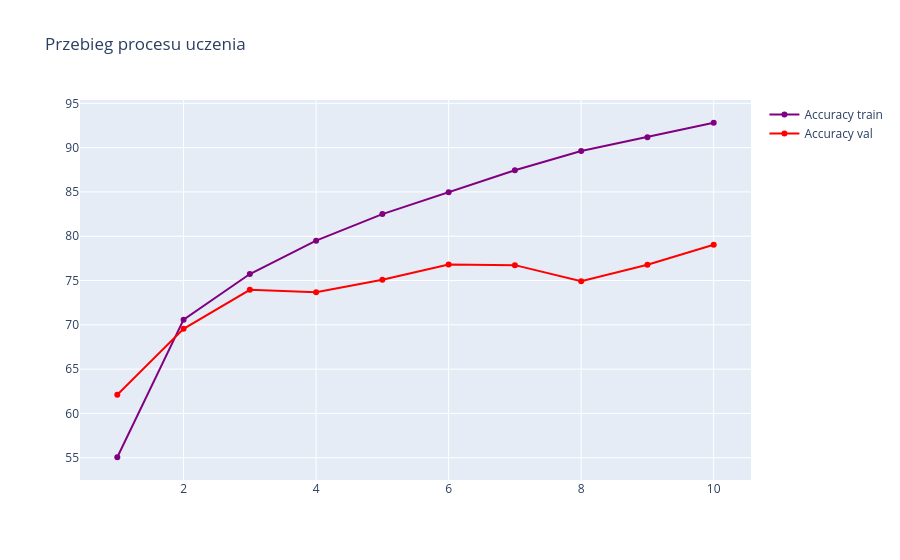

Source (notebook cell):
### Code cell
plot(h_train, h_test)

### Figure 1 — Plotly figure (JSON) as saved in the notebook; plotly's stock layout.template omitted (floating-point values rounded to 4 significant figures)
{"data": [{"line": {"color": "purple"}, "name": "Accuracy train", "type": "scatter", "x": [1, 2, 3, 4, 5, 6, 7, 8, 9, 10], "y": [55.05, 70.59, 75.74, 79.5, 82.5, 84.97, 87.45, 89.62, 91.19, 92.81]}, {"line": {"color": "red"}, "name": "Accuracy val", "type": "scatter", "x": [1, 2, 3, 4, 5, 6, 7, 8, 9, 10], "y": [62.11, 69.55, 73.95, 73.67, 75.1, 76.81, 76.74, 74.92, 76.79, 79.04]}], "layout": {"title": {"text": "Przebieg procesu uczenia"}}}
